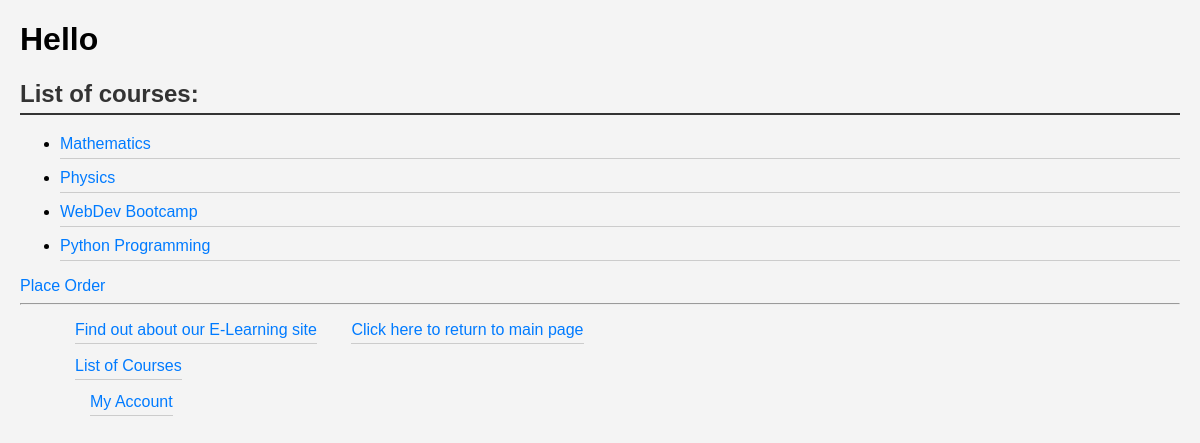
Page /courses/ on the committed database.
### myappF23/models.py (models this page shows, shortened)
class Course(models.Model):
    title = models.CharField(max_length=200)
    description = models.TextField()
    instructor = models.ForeignKey('Instructor', on_delete=models.CASCADE,
                                   related_name='courses_instructed')
    category = models.ForeignKey(Category, on_delete=models.CASCADE)
    students = models.ManyToManyField(Student, blank=True)
    interested = models.PositiveIntegerField(default=0)
    start_date = models.DateField()
    end_date = models.DateField()
    price = models.DecimalField(max_digits=10, decimal_places=2)
    COURSE_LEVEL_CHOICES = [
        ('BE', 'Beginner'),
        ('IN', 'Intermediate'),
        ('AD', 'Advanced'),
    ]
    level = models.CharField(max_length=2, choices=COURSE_LEVEL_CHOICES)
    levels = models.PositiveIntegerField(
        default=1,  # You can set the default value as needed
    )

### myappF23/views.py (the view)
# urls.py: path('courses/', views.courses, name='courses'),
def courses(request):
    courselist = Course.objects.all().order_by('id')
    return render(request, 'myappF23/courses.html', {
        'courselist': courselist
    })

### myappF23/templates/myappF23/courses.html
{% extends 'myappF23/base.html' %}
{% block body_block %}
    {% if courselist %}
        <h2>List of courses:</h2>
        <ul>
            {% for course in courselist %}
                <li>
                    <a href="{% url 'myappF23:course_detail' course.id %}">{{ course.title }}</a>
                </li>
            {% endfor %}
        </ul>
         <a href="{% url 'myappF23:placeorder' %}">Place Order</a>
    {% else %}
        <strong>There are no available courses for this category!</strong>
    {% endif %}
{% endblock %}

### myappF23/static/myappF23/styles.css (style rules this page uses)
body { font-family: 'Arial', sans-serif; margin: 20px; background-color: #f4f4f4; }
h2 { color: #333; border-bottom: 2px solid #333; padding-bottom: 5px; }
li { margin-bottom: 10px; border-bottom: 1px solid #ccc; padding-bottom: 5px; }
a { color: #007BFF; text-decoration: none; transition: color 0.3s ease-in-out; }

### rows in the picture
Course: title "Mathematics"
Course: title "Physics"
Course: title "WebDev Bootcamp"
Course: title "Python Programming"
